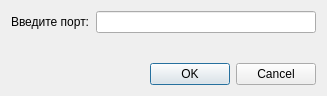
<?xml version="1.0" encoding="UTF-8"?>
<ui version="4.0">
 <class>EditPortDialog</class>
 <widget class="QDialog" name="EditPortDialog">
  <property name="geometry">
   <rect>
    <x>0</x>
    <y>0</y>
    <width>327</width>
    <height>96</height>
   </rect>
  </property>
  <property name="sizePolicy">
   <sizepolicy hsizetype="Fixed" vsizetype="Fixed">
    <horstretch>0</horstretch>
    <verstretch>0</verstretch>
   </sizepolicy>
  </property>
  <property name="windowTitle">
   <string>Ввод порта</string>
  </property>
  <layout class="QGridLayout" name="gridLayout">
   <item row="0" column="0">
    <layout class="QHBoxLayout" name="horizontalLayout">
     <item>
      <widget class="QLabel" name="port_lbl">
       <property name="text">
        <string>Введите порт:</string>
       </property>
      </widget>
     </item>
     <item>
      <widget class="QLineEdit" name="port_edit">
       <property name="inputMask">
        <string>00000</string>
       </property>
      </widget>
     </item>
    </layout>
   </item>
   <item row="1" column="0">
    <widget class="QLabel" name="warning_lbl">
     <property name="font">
      <font>
       <pointsize>8</pointsize>
      </font>
     </property>
     <property name="styleSheet">
      <string notr="true">color: rgb(224, 27, 36);</string>
     </property>
     <property name="text">
      <string/>
     </property>
     <property name="alignment">
      <set>Qt::AlignCenter</set>
     </property>
    </widget>
   </item>
   <item row="2" column="0">
    <widget class="QDialogButtonBox" name="buttonBox">
     <property name="orientation">
      <enum>Qt::Horizontal</enum>
     </property>
     <property name="standardButtons">
      <set>QDialogButtonBox::Cancel|QDialogButtonBox::Ok</set>
     </property>
    </widget>
   </item>
  </layout>
 </widget>
 <resources/>
 <connections>
  <connection>
   <sender>buttonBox</sender>
   <signal>accepted()</signal>
   <receiver>EditPortDialog</receiver>
   <slot>accept()</slot>
   <hints>
    <hint type="sourcelabel">
     <x>248</x>
     <y>254</y>
    </hint>
    <hint type="destinationlabel">
     <x>157</x>
     <y>274</y>
    </hint>
   </hints>
  </connection>
  <connection>
   <sender>buttonBox</sender>
   <signal>rejected()</signal>
   <receiver>EditPortDialog</receiver>
   <slot>reject()</slot>
   <hints>
    <hint type="sourcelabel">
     <x>316</x>
     <y>260</y>
    </hint>
    <hint type="destinationlabel">
     <x>286</x>
     <y>274</y>
    </hint>
   </hints>
  </connection>
 </connections>
</ui>
